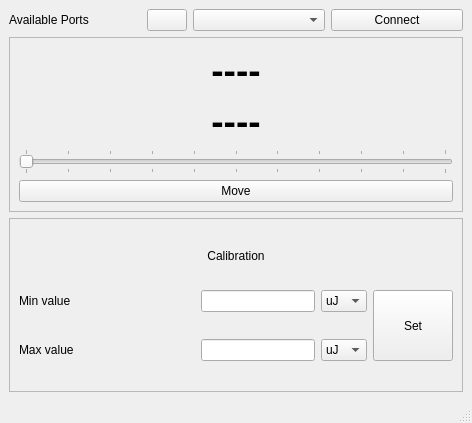
<?xml version="1.0" encoding="UTF-8"?>
<ui version="4.0">
 <class>MainWindow</class>
 <widget class="QMainWindow" name="MainWindow">
  <property name="geometry">
   <rect>
    <x>0</x>
    <y>0</y>
    <width>472</width>
    <height>423</height>
   </rect>
  </property>
  <property name="windowTitle">
   <string>Attenuator</string>
  </property>
  <widget class="QWidget" name="centralwidget">
   <layout class="QGridLayout" name="gridLayout">
    <item row="0" column="0">
     <widget class="QLabel" name="label">
      <property name="text">
       <string>Available Ports</string>
      </property>
     </widget>
    </item>
    <item row="0" column="1">
     <widget class="QPushButton" name="btn_refresh">
      <property name="sizePolicy">
       <sizepolicy hsizetype="Fixed" vsizetype="Fixed">
        <horstretch>0</horstretch>
        <verstretch>0</verstretch>
       </sizepolicy>
      </property>
      <property name="text">
       <string/>
      </property>
      <property name="icon">
       <iconset resource="attenuator.qrc">
        <normaloff>:/new/prefix1/refresh_icon.png</normaloff>:/new/prefix1/refresh_icon.png</iconset>
      </property>
     </widget>
    </item>
    <item row="0" column="2">
     <widget class="QComboBox" name="combo_ports"/>
    </item>
    <item row="0" column="3">
     <widget class="QPushButton" name="btn_connect">
      <property name="text">
       <string>Connect</string>
      </property>
      <property name="checkable">
       <bool>false</bool>
      </property>
     </widget>
    </item>
    <item row="2" column="0" colspan="4">
     <widget class="QFrame" name="frame_calibration">
      <property name="frameShape">
       <enum>QFrame::StyledPanel</enum>
      </property>
      <property name="frameShadow">
       <enum>QFrame::Raised</enum>
      </property>
      <layout class="QGridLayout" name="gridLayout_2">
       <item row="1" column="1">
        <spacer name="horizontalSpacer">
         <property name="orientation">
          <enum>Qt::Horizontal</enum>
         </property>
         <property name="sizeHint" stdset="0">
          <size>
           <width>40</width>
           <height>20</height>
          </size>
         </property>
        </spacer>
       </item>
       <item row="0" column="0" colspan="5">
        <widget class="QLabel" name="label_3">
         <property name="sizePolicy">
          <sizepolicy hsizetype="Preferred" vsizetype="Fixed">
           <horstretch>0</horstretch>
           <verstretch>0</verstretch>
          </sizepolicy>
         </property>
         <property name="text">
          <string>Calibration</string>
         </property>
         <property name="alignment">
          <set>Qt::AlignCenter</set>
         </property>
        </widget>
       </item>
       <item row="2" column="2">
        <widget class="QLineEdit" name="lineEdit_max"/>
       </item>
       <item row="2" column="1">
        <spacer name="horizontalSpacer_3">
         <property name="orientation">
          <enum>Qt::Horizontal</enum>
         </property>
         <property name="sizeHint" stdset="0">
          <size>
           <width>40</width>
           <height>20</height>
          </size>
         </property>
        </spacer>
       </item>
       <item row="2" column="0">
        <widget class="QLabel" name="label_5">
         <property name="text">
          <string>Max value</string>
         </property>
        </widget>
       </item>
       <item row="1" column="3">
        <widget class="QComboBox" name="combo_unit_0">
         <property name="sizePolicy">
          <sizepolicy hsizetype="Minimum" vsizetype="Fixed">
           <horstretch>0</horstretch>
           <verstretch>0</verstretch>
          </sizepolicy>
         </property>
         <property name="maximumSize">
          <size>
           <width>50</width>
           <height>16777215</height>
          </size>
         </property>
         <item>
          <property name="text">
           <string>uJ</string>
          </property>
         </item>
         <item>
          <property name="text">
           <string>mJ</string>
          </property>
         </item>
         <item>
          <property name="text">
           <string>J</string>
          </property>
         </item>
        </widget>
       </item>
       <item row="1" column="4" rowspan="2">
        <widget class="QPushButton" name="btn_cal">
         <property name="sizePolicy">
          <sizepolicy hsizetype="Minimum" vsizetype="Minimum">
           <horstretch>0</horstretch>
           <verstretch>0</verstretch>
          </sizepolicy>
         </property>
         <property name="text">
          <string>Set</string>
         </property>
        </widget>
       </item>
       <item row="1" column="2">
        <widget class="QLineEdit" name="lineEdit_min"/>
       </item>
       <item row="2" column="3">
        <widget class="QComboBox" name="combo_unit_1">
         <property name="sizePolicy">
          <sizepolicy hsizetype="Fixed" vsizetype="Fixed">
           <horstretch>0</horstretch>
           <verstretch>0</verstretch>
          </sizepolicy>
         </property>
         <property name="maximumSize">
          <size>
           <width>50</width>
           <height>16777215</height>
          </size>
         </property>
         <item>
          <property name="text">
           <string>uJ</string>
          </property>
         </item>
         <item>
          <property name="text">
           <string>mJ</string>
          </property>
         </item>
         <item>
          <property name="text">
           <string>J</string>
          </property>
         </item>
        </widget>
       </item>
       <item row="1" column="0">
        <widget class="QLabel" name="label_4">
         <property name="text">
          <string>Min value</string>
         </property>
        </widget>
       </item>
      </layout>
     </widget>
    </item>
    <item row="1" column="0" colspan="4">
     <widget class="QFrame" name="frame_control">
      <property name="frameShape">
       <enum>QFrame::StyledPanel</enum>
      </property>
      <property name="frameShadow">
       <enum>QFrame::Raised</enum>
      </property>
      <layout class="QVBoxLayout" name="verticalLayout_2">
       <item>
        <widget class="QLabel" name="lbn">
         <property name="font">
          <font>
           <pointsize>28</pointsize>
           <weight>75</weight>
           <bold>true</bold>
          </font>
         </property>
         <property name="text">
          <string>----</string>
         </property>
         <property name="alignment">
          <set>Qt::AlignCenter</set>
         </property>
        </widget>
       </item>
       <item>
        <widget class="QLabel" name="lbl_pct">
         <property name="font">
          <font>
           <pointsize>28</pointsize>
           <weight>75</weight>
           <bold>true</bold>
          </font>
         </property>
         <property name="text">
          <string>----</string>
         </property>
         <property name="alignment">
          <set>Qt::AlignCenter</set>
         </property>
        </widget>
       </item>
       <item>
        <widget class="QSlider" name="powerSlider">
         <property name="maximum">
          <number>100</number>
         </property>
         <property name="orientation">
          <enum>Qt::Horizontal</enum>
         </property>
         <property name="invertedControls">
          <bool>false</bool>
         </property>
         <property name="tickPosition">
          <enum>QSlider::TicksBothSides</enum>
         </property>
         <property name="tickInterval">
          <number>10</number>
         </property>
        </widget>
       </item>
       <item>
        <widget class="QPushButton" name="btn_move">
         <property name="text">
          <string>Move</string>
         </property>
        </widget>
       </item>
      </layout>
     </widget>
    </item>
   </layout>
  </widget>
  <widget class="QStatusBar" name="statusbar"/>
 </widget>
 <resources>
  <include location="attenuator.qrc"/>
 </resources>
 <connections/>
</ui>
